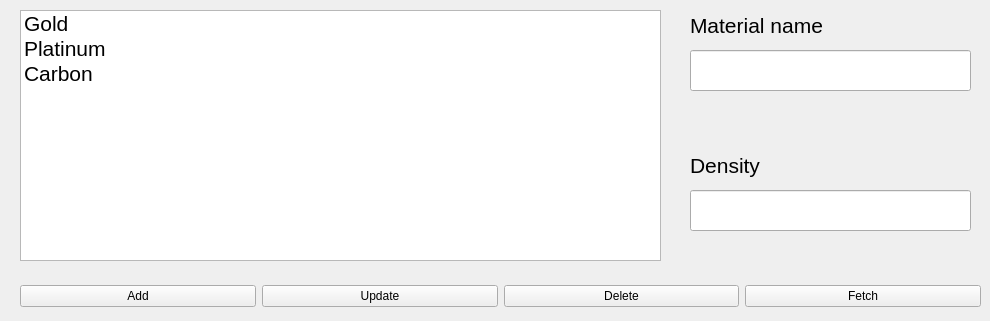
      <widget class="QWidget" name="materialsTab">
       <attribute name="title">
        <string>Materials</string>
       </attribute>
       <widget class="QListWidget" name="materialsListWidget">
        <property name="geometry">
         <rect>
          <x>20</x>
          <y>10</y>
          <width>641</width>
          <height>251</height>
         </rect>
        </property>
        <property name="font">
         <font>
          <pointsize>16</pointsize>
         </font>
        </property>
        <item>
         <property name="text">
          <string>Gold</string>
         </property>
         <property name="flags">
          <set>ItemIsSelectable|ItemIsEditable|ItemIsDragEnabled|ItemIsUserCheckable|ItemIsEnabled</set>
         </property>
        </item>
        <item>
         <property name="text">
          <string>Platinum</string>
         </property>
         <property name="flags">
          <set>ItemIsSelectable|ItemIsEditable|ItemIsDragEnabled|ItemIsUserCheckable|ItemIsEnabled</set>
         </property>
        </item>
        <item>
         <property name="text">
          <string>Carbon</string>
         </property>
         <property name="flags">
          <set>ItemIsSelectable|ItemIsEditable|ItemIsDragEnabled|ItemIsUserCheckable|ItemIsEnabled</set>
         </property>
        </item>
       </widget>
       <widget class="QLineEdit" name="materialEditLineEdit">
        <property name="geometry">
         <rect>
          <x>690</x>
          <y>50</y>
          <width>281</width>
          <height>41</height>
         </rect>
        </property>
        <property name="font">
         <font>
          <pointsize>16</pointsize>
         </font>
        </property>
       </widget>
       <widget class="QLineEdit" name="densityEditLineEdit">
        <property name="geometry">
         <rect>
          <x>690</x>
          <y>190</y>
          <width>281</width>
          <height>41</height>
         </rect>
        </property>
        <property name="font">
         <font>
          <pointsize>16</pointsize>
         </font>
        </property>
       </widget>
       <widget class="QLabel" name="materialEditLabel">
        <property name="geometry">
         <rect>
          <x>690</x>
          <y>10</y>
          <width>271</width>
          <height>31</height>
         </rect>
        </property>
        <property name="font">
         <font>
          <pointsize>16</pointsize>
         </font>
        </property>
        <property name="text">
         <string>Material name</string>
        </property>
       </widget>
       <widget class="QWidget" name="layoutWidget_2">
        <property name="geometry">
         <rect>
          <x>20</x>
          <y>280</y>
          <width>961</width>
          <height>32</height>
         </rect>
        </property>
        <layout class="QHBoxLayout" name="horizontalLayout_2">
         <item>
          <widget class="QPushButton" name="addButton">
           <property name="text">
            <string>Add</string>
           </property>
          </widget>
         </item>
         <item>
          <widget class="QPushButton" name="updateButton">
           <property name="text">
            <string>Update</string>
           </property>
          </widget>
         </item>
         <item>
          <widget class="QPushButton" name="deleteButton">
           <property name="text">
            <string>Delete</string>
           </property>
          </widget>
         </item>
         <item>
          <widget class="QPushButton" name="fetchButton">
           <property name="text">
            <string>Fetch</string>
           </property>
          </widget>
         </item>
        </layout>
       </widget>
       <widget class="QLabel" name="densityEditLabel">
        <property name="geometry">
         <rect>
          <x>690</x>
          <y>150</y>
          <width>281</width>
          <height>31</height>
         </rect>
        </property>
        <property name="font">
         <font>
          <pointsize>16</pointsize>
         </font>
        </property>
        <property name="text">
         <string>Density</string>
        </property>
       </widget>
      </widget>
